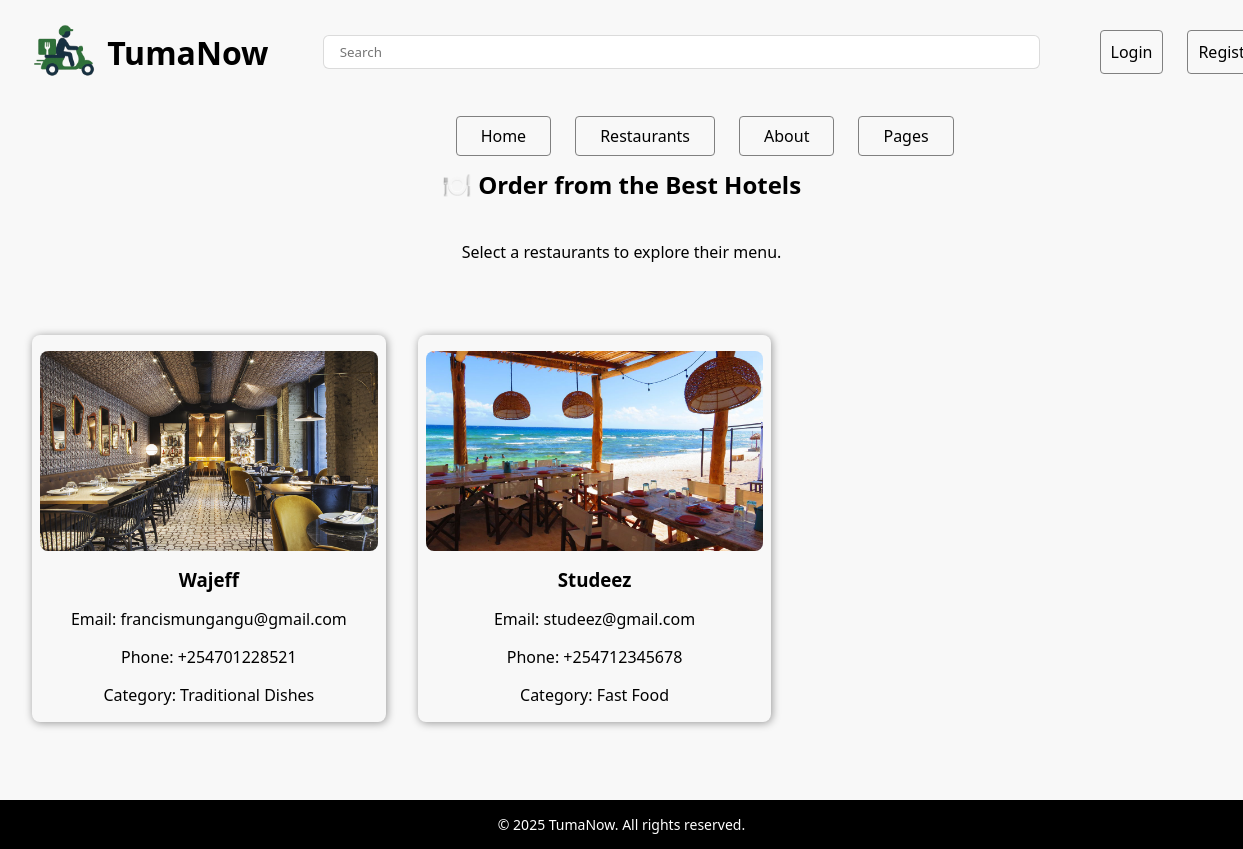
The page /restaurants/ on the database as committed earlier.
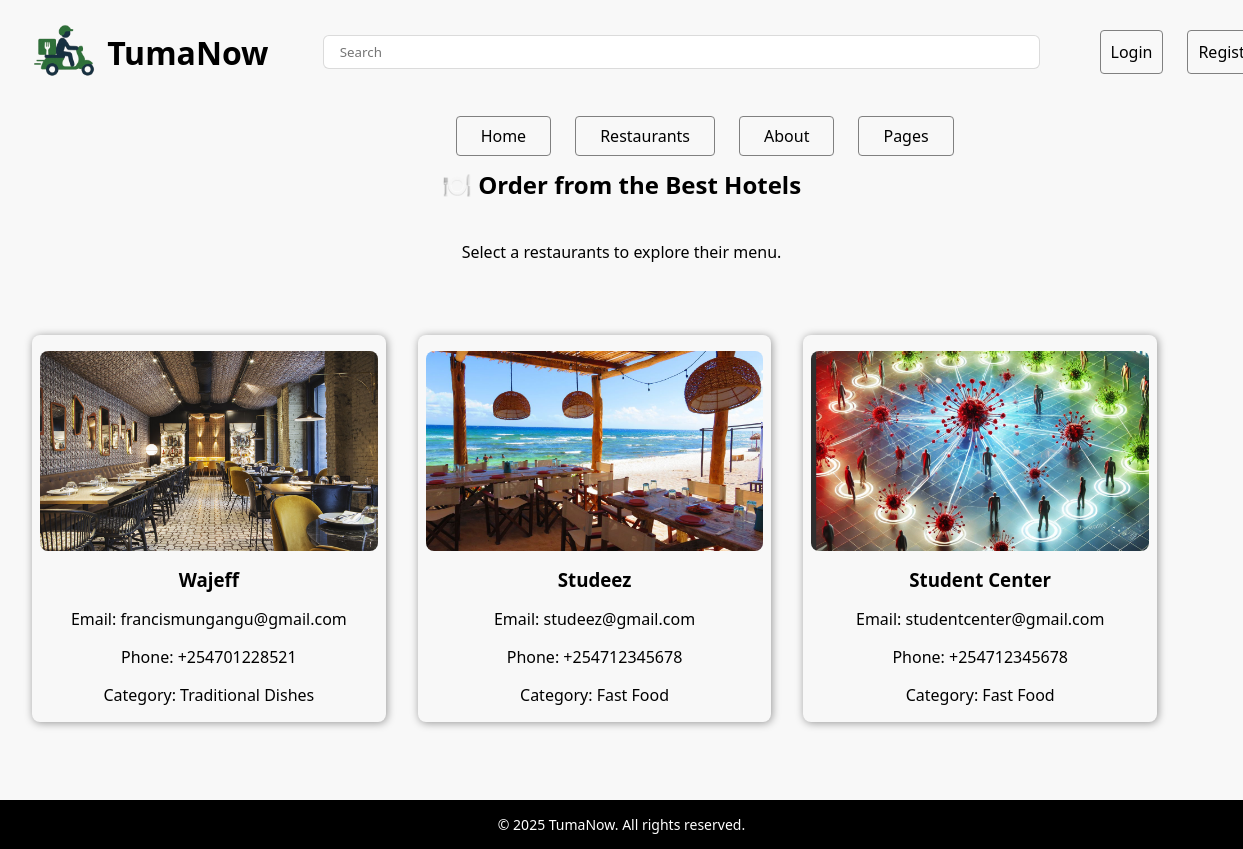
The same page on the database as committed later.
### Tumanow_app/models.py (models this page shows, shortened)
class Restaurant(models.Model):
    CATEGORY_CHOICE = [
        ('TD', 'Traditional Dishes'),
        ('FF', 'Fast Food'),
        ('S', 'Snacks'),
        ('HB', 'Hot Beverages'),
        ('CB', 'Cold Beverages')
    ]
    name = models.CharField(max_length=100)
    email = models.EmailField()
    phone_number = PhoneNumberField()
    image = models.ImageField(upload_to='restaurants', default='deliveryicons.jpg')
    description = models.TextField(blank=True, null=True)
    category = models.CharField(max_length=2, choices=CATEGORY_CHOICE)

### Tumanow_app/views.py (the view)
# urls.py: path('restaurants/', views.restaurants, name='restaurants'),
def restaurants(request):
    restaurants = Restaurant.objects.all()
    return render(request, 'restaurants.html', {'restaurants': restaurants})

### Tumanow_app/templates/restaurants.html (shortened to what this page needs)
{% extends 'base.html' %}
{% load static %}
{% block static_inclusions %}
<link rel="stylesheet" href="{% static 'menu.css' %}" />
{% endblock %}
{% block main %}
<main>
    <section class="vendors-container">
        <h2>🍽️ Order from the Best Hotels</h2>
        <p>Select a restaurants to explore their menu.</p>
        <div class="vendors-grid">
            {% for restaurant in restaurants %}
             <a href="{% url 'restaurant' id=restaurant.id %}" class="vendor-card">
                <img src="{{ restaurant.image.url }}" alt="Wajeff">
                <h3>{{ restaurant.name }}</h3>
                <p>Email: {{ restaurant.email }}</p>
                <p>Phone: {{ restaurant.phone_number }}</p>
                <p>Category: {{ restaurant.get_category_display }}</p>
            </a>
            {% endfor %}
        </div>
    </section>
</main>
{% endblock %}

Rows that differ between the two databases and show on the page:
added Restaurant: image (picture), name "Student Center", email "studentcenter@gmail.com", phone_number "+254712345678", category "Fast Food"
